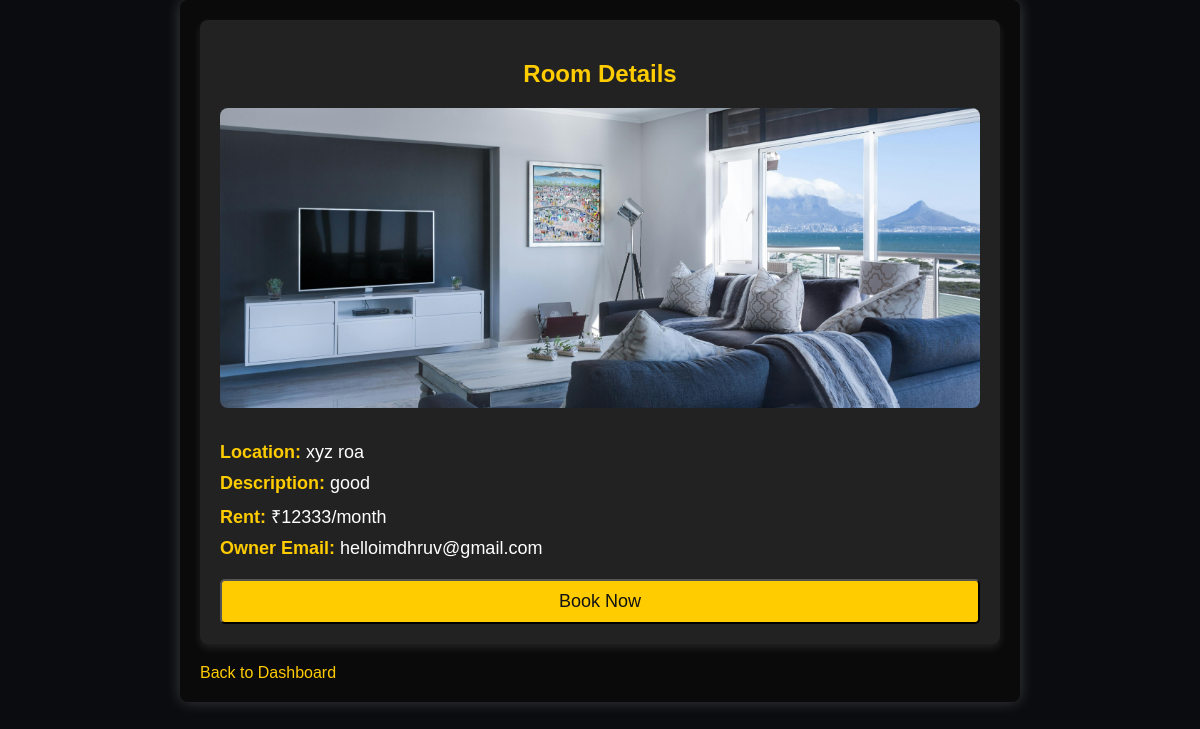
/room_detail/17, run on the app's committed database.
### tables this page shows
CREATE TABLE rooms (
        room_id INTEGER PRIMARY KEY AUTOINCREMENT,
        owner_email TEXT NOT NULL,
        location TEXT NOT NULL,
        description TEXT,
        rent INTEGER NOT NULL,
        room_image TEXT
    );

### app.py (the view)
@app.route('/room_detail/<int:room_id>')
def room_detail(room_id):
    conn = sqlite3.connect('Rental_Database.db')
    curr = conn.cursor()
    curr.execute("SELECT * FROM rooms WHERE room_id = ?", (room_id,))
    room = curr.fetchone()
    conn.close()
    if room is None:
        return "Room not found", 404
    return render_template('room_detail.html', room=room)

### templates/room_detail.html (shortened to what this page needs)
<!DOCTYPE html>
<html lang="en">
<head>
    <link rel="stylesheet" href="{{ url_for('static', filename='room_detail.css') }}">
</head>
<body>
    <div class="container">
        <div class="room-detail-card">
            <h2>Room Details</h2>
            <div class="room-image">
                {% if room[5] %}
                    <img src="{{ url_for('static', filename='uploads/' + room[5].split('/')[-1]) }}" alt="Room Image">
                {% else %}
                    <p>No image available</p>
                {% endif %}
            </div>
            <div class="room-info">
                <p><strong>Location:</strong> {{ room[2] }}</p>
                <p><strong>Description:</strong> {{ room[3] }}</p>
                <p><strong>Rent:</strong> ₹{{ room[4] }}/month</p>
                <p><strong>Owner Email:</strong> {{ room[1] }}</p>
            </div>
            {% if not booking_status %}
                <form action="{{ url_for('book_room', room_id=room[0]) }}" method="POST">
                    <button type="submit" class="book-btn">Book Now</button>
                </form>
            {% endif %}
        </div>
        <a href="{{ url_for('renter_dashboard') }}" class="back-btn">Back to Dashboard</a>
    </div>
</body>
</html>

### static/room_detail.css (style rules this page uses)
body { font-family: Arial, sans-serif; background: #0b0c10; color: #fff; margin: 0; padding: 0; }
.container { padding: 20px; max-width: 800px; margin: 0 auto; background: rgba(10, 10, 10, 0.8); border-radius: 8px; box-shadow: 0 0 15px rgba(255, 255, 255, 0.2); }
.room-detail-card { padding: 20px; background-color: #222; border-radius: 8px; box-shadow: 0 4px 8px rgba(255, 255, 255, 0.1); }
h2 { text-align: center; color: #ffcc00; margin-bottom: 20px; }
.room-image img { width: 100%; height: auto; max-height: 300px; object-fit: cover; border-radius: 8px; margin-bottom: 20px; }
.room-info p { font-size: 18px; margin: 10px 0; }
.room-info strong { color: #ffcc00; }
.book-btn { background-color: #ffcc00; color: #121212; padding: 10px 20px; border-radius: 5px; font-size: 18px; text-decoration: none; margin-top: 20px; display: block; width: 100%; text-align: center; transition: background-color 0.3s; }
.back-btn { display: inline-block; color: #ffcc00; text-decoration: none; margin-top: 20px; text-align: center; font-size: 16px; }

### data on the page
rooms: room_image (picture), location "xyz roa", description "good", rent "12333", owner_email "helloimdhruv@gmail.com"
